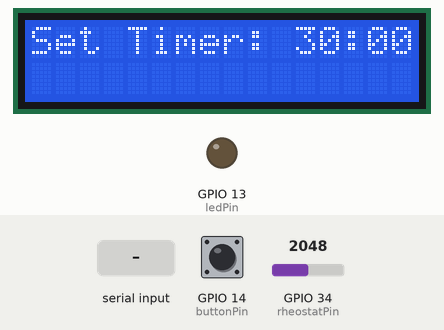
Bench run of a sketch on a simulated ESP32. Shown: 16×2 character LCD, output pins drawn as LEDs (lit = HIGH). The inputs (shaded band) are chosen by the test bench; at power-on: GPIO 14 (buttonPin) HIGH, GPIO 34 (rheostatPin) = 2048.

Above: at 1.2 s.
1.3 s: GPIO 14 (buttonPin) pulled LOW for 0.15 s
At 2.1 s:
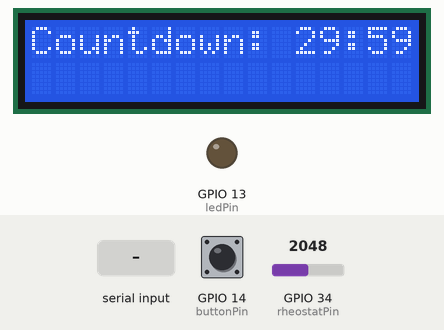
4.4 s: GPIO 14 (buttonPin) pulled LOW for 1 s
At 4.8 s:
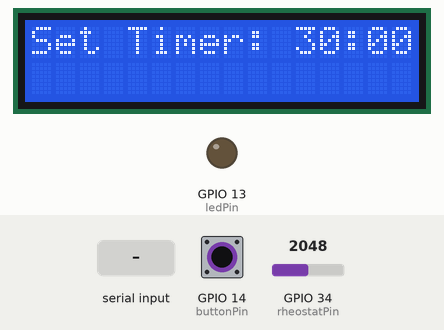
6.9 s: GPIO 34 (rheostatPin) set to 2866
At 7.3 s:
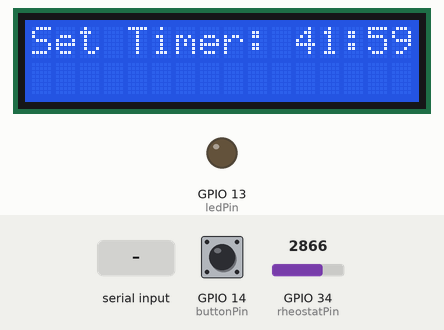
8.4 s: "SET:\n" received over Serial
At 9.3 s:
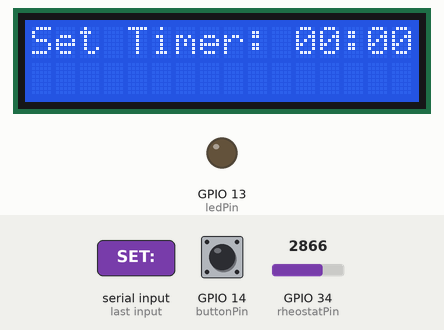
9.9 s: "START\n" received over Serial
At 11.1 s:
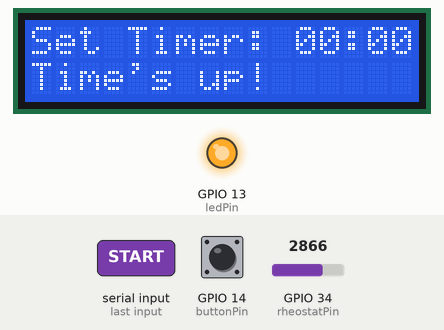
11.4 s: "STOP\n" received over Serial
At 12.6 s:
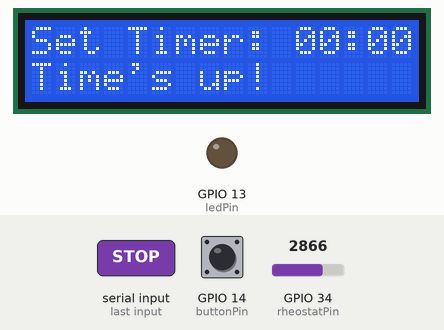
Timing chart, 0 to 13.9 s (numbered marks = the images above; inputs shaded):
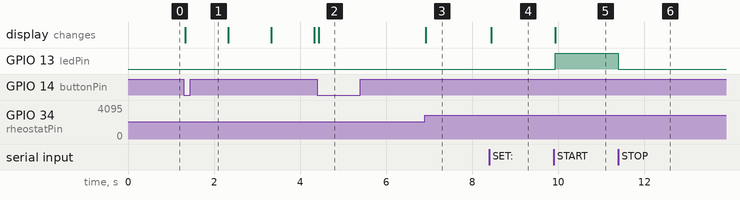

The sketch:

esp.ino
```cpp
#include <Wire.h> // I2C protokolu ile LCD ile iletisim kurmak icin
#include <LiquidCrystal_I2C.h> // I2C protokolu ile LCD ekranin kontrolu icin

// LCD ekranı başlatmak için I2C protokolü üzerinden bağlantıyı tanımlar.
LiquidCrystal_I2C lcd(0x27, 16, 2);

// Donanım pin tanımları
const int rheostatPin = 34; // Rheostat için analog giriş pini (ADC)
const int buttonPin = 14;   // Buton için dijital giriş pini (EXT)
const int ledPin = 13;      // LED için dijital çıkış pini

// Değişken tanımları
int totalSeconds = 0;          // Zamanlayıcı toplam saniye değeri
bool rheostatMode = true;      // Rheostat modu açık mı? (true: rheostat, false: geri sayım)
bool countdownRunning = false; // Geri sayım çalışıyor mu?
volatile bool buttonPressed = false; // Butona basıldığını izlemek için bayrak (interrupt ile kontrol edilir)
unsigned long lastMillis = 0;  // millis() zaman takibi için değişken

// Buton kesme (interrupt) işlevi
void IRAM_ATTR handleButtonPress() {
    buttonPressed = true; // Butona basıldığını gösteren bayrağı aktif et
}

void setup() {
    Serial.begin(115200); // Seri haberleşmeyi başlat
    lcd.init();           // LCD ekranı başlat
    lcd.backlight();      // LCD arka ışığını aç

    // Buton ve LED pinlerinin giriş ve çıkış olarak ayarlanması
    pinMode(buttonPin, INPUT_PULLUP); // Buton için dahili pull-up direnci aktif et
    pinMode(ledPin, OUTPUT);         // LED çıkışı tanımla
    digitalWrite(ledPin, LOW);       // LED başlangıçta kapalı olsun

    // Butona kesme (interrupt) bağla
    attachInterrupt(digitalPinToInterrupt(buttonPin), handleButtonPress, FALLING);

    // LCD ekranın ilk satırını başlat
    lcd.setCursor(0, 0);
    lcd.print("Timer: 00:00");
    clearSecondLine(); // LCD'nin ikinci satırını temizle
}

void loop() {
    // Kesme dışında buton kontrolü
    if (buttonPressed) {
        buttonPressed = false; // Bayrağı sıfırla
        rheostatMode = !rheostatMode; // Rheostat ve geri sayım modu arasında geçiş yap

        if (rheostatMode) {
            countdownRunning = false; // Rheostat moduna geçildiğinde geri sayımı durdur
            digitalWrite(ledPin, LOW); // LED'i kapat
            clearSecondLine();        // LCD'nin ikinci satırını temizle
        } else {
            countdownRunning = true; // Geri sayım modunu başlat
            clearSecondLine();       // LCD'nin ikinci satırını temizle
        }
    }

    // Rheostat modunda zamanlayıcıyı ayarla
    if (rheostatMode && !countdownRunning) {
        int analogValue = analogRead(rheostatPin); // Rheostat'tan gelen analog sinyali oku
        int mappedValue = map(analogValue, 0, 4095, 0, 3600); // Değeri 0-3600 saniye aralığına dönüştür
        totalSeconds = mappedValue; // Zamanlayıcı değerini güncelle
        displayTime("Set Timer: "); // LCD'de ayarlanan zamanı göster
    }

    // Geri sayım modunda zamanlayıcıyı çalıştır
    if (countdownRunning && totalSeconds > 0 && millis() - lastMillis >= 1000) {
        lastMillis = millis(); // Son zamanı güncelle
        totalSeconds--;        // Zamanlayıcıyı bir saniye azalt
        displayTime("Countdown: "); // LCD'de geri sayımı göster
    }

    // Geri sayım bittiğinde işlemleri gerçekleştir
    if (countdownRunning && totalSeconds == 0) {
        countdownRunning = false; // Geri sayımı durdur
        lcd.setCursor(0, 1);      // LCD'nin ikinci satırına yaz
        lcd.print("Time's up!     ");
        digitalWrite(ledPin, HIGH); // LED'i yak
    }

    // GUI üzerinden gelen seri komutları kontrol et
    if (Serial.available()) {
        String command = Serial.readStringUntil('\n'); // Seri bağlantıdan komut al
        command.trim(); // Komutu temizle
        if (command.startsWith("SET:")) {
            totalSeconds = command.substring(4).toInt(); // Zamanlayıcıyı GUI'den gelen değerle ayarla
            countdownRunning = false;                   // Geri sayımı başlatma
            rheostatMode = false;                       // GUI moduna geç
            digitalWrite(ledPin, LOW);                  // LED'i kapat
            clearSecondLine();                          // LCD'yi temizle
            displayTime("Set Timer: ");                 // Zamanlayıcıyı göster
        } else if (command == "START") {
            countdownRunning = true;    // Geri sayımı başlat
            digitalWrite(ledPin, LOW);  // LED'i kapat
            clearSecondLine();          // LCD'yi temizle
        } else if (command == "STOP") {
            countdownRunning = false;   // Geri sayımı durdur
            digitalWrite(ledPin, LOW);  // LED'i kapat
        }
    }
}

// LCD ekranında zamanı göstermek için fonksiyon
void displayTime(const char *label) {
    int minutes = totalSeconds / 60; // Dakika olarak hesapla
    int seconds = totalSeconds % 60; // Saniye olarak hesapla

    lcd.setCursor(0, 0); // LCD'nin birinci satırına git
    lcd.print(label);    // Etiketi yaz
    if (minutes < 10) lcd.print("0"); // Dakikaları iki haneli göster
    lcd.print(minutes);
    lcd.print(":");
    if (seconds < 10) lcd.print("0"); // Saniyeleri iki haneli göster
    lcd.print(seconds);
}

// LCD ekranının ikinci satırını temizlemek için fonksiyon
void clearSecondLine() {
    lcd.setCursor(0, 1); // LCD'nin ikinci satırına git
    lcd.print("                "); // İkinci satırı boşluklarla temizle
}
```

Measured:
- after the input at 1.3 s, the display: changes at once (image 1)
- after the input at 4.4 s, the display: changes at once (image 2)
- after the input at 6.9 s, the display: changes at once (image 3)
- after the input at 8.4 s, the display: changes at once (image 4)
- after the input at 9.9 s, GPIO 13 (ledPin): LOW → HIGH at once; the display: changes at once (image 5)
- after the input at 11.4 s, GPIO 13 (ledPin): HIGH → LOW at once
